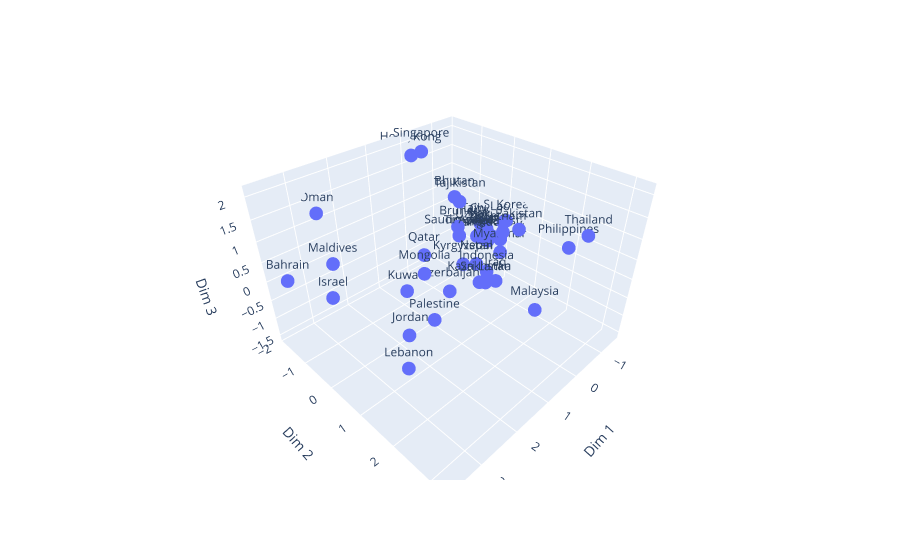

The notebook cell saved with this chart:
### Code cell
# Graphique 3D de l'ACP.  Clustering Inclus. 
fig = px.scatter_3d(dim_pca_df_outliers_free, x='Dim 1', y='Dim 2', z='Dim 3', text = 'Country')
fig.show()

### Figure 1 — Plotly figure (JSON) as saved in the notebook; plotly's stock layout.template omitted (floating-point values rounded to 4 significant figures)
{"data": [{"hovertemplate": "Dim 1=%{x}<br>Dim 2=%{y}<br>Dim 3=%{z}<br>Country=%{text}<extra></extra>", "legendgroup": "", "marker": {"color": "#636efa", "symbol": "circle"}, "mode": "markers+text", "name": "", "scene": "scene", "showlegend": false, "text": ["Yemen", "Vietnam", "Uzbekistan", "Timor-Leste", "Thailand", "Tajikistan", "Taiwan", "Syria", "Sri Lanka", "Singapore", "Saudi Arabia", "S. Korea", "Qatar", "Philippines", "Palestine", "Pakistan", "Oman", "Nepal", "Myanmar", "Mongolia", "Maldives", "Malaysia", "Macao", "Lebanon", "Laos", "Kyrgyzstan", "Kuwait", "Kazakhstan", "Jordan", "Japan", "Israel", "Iraq", "Indonesia", "Hong Kong", "China", "Cambodia", "Brunei", "Bhutan", "Bangladesh", "Bahrain", "Azerbaijan", "Afghanistan"], "type": "scatter3d", "x": [-1.467, -0.8215, -1.415, -1.152, -0.4662, -1.024, -1.398, -1.29, 0.1009, 0.1912, -0.5611, -1.214, 0.482, -0.2826, 1.334, -1.151, 2.623, -0.3899, -0.7483, 1.226, 2.646, 1.654, -1.53, 2.437, -1.448, -0.3386, 1.305, 0.5961, 2.006, -1.012, 3.347, 0.4291, -0.288, -0.164, -1.534, -1.139, -0.6426, -0.9342, -1.09, 3.695, 0.5666, -1.139], "y": [-0.4962, 0.5287, -0.4862, -0.563, 2.86, -1.072, -0.6671, -0.1777, 0.8545, -1.084, -0.6231, 0.2949, -0.7765, 2.593, 0.4622, 0.7409, -1.684, 0.1265, 0.5458, 0.05158, -1.293, 3.248, -0.5735, 0.8084, 0.03202, -0.2647, -0.4897, 1.101, 0.3646, -0.1955, -0.2512, 1.407, 0.5458, -1.85, -0.6147, -0.3939, -0.7509, -1.16, -0.1466, -1.338, 0.1732, 0.2134], "z": [-0.3457, 0.3267, -0.2892, -0.3972, 1.382, 0.4512, -0.1778, -0.2957, -0.4775, 2.118, -0.1537, 0.3794, -0.3153, 1.073, -1.08, 0.345, 1.299, -0.5571, -0.1929, -0.06994, 0.2272, 1.037, -0.3347, -1.561, 0.1281, -0.7336, -0.8005, -0.07718, -1.176, -0.2057, 0.275, 0.02917, -0.518, 1.701, -0.2255, -0.3646, 0.0155, 0.5831, -0.3266, 0.298, -0.8472, -0.1464]}], "layout": {"legend": {"tracegroupgap": 0}, "margin": {"t": 60}, "scene": {"domain": {"x": [0, 1], "y": [0, 1]}, "xaxis": {"title": {"text": "Dim 1"}}, "yaxis": {"title": {"text": "Dim 2"}}, "zaxis": {"title": {"text": "Dim 3"}}}}}
